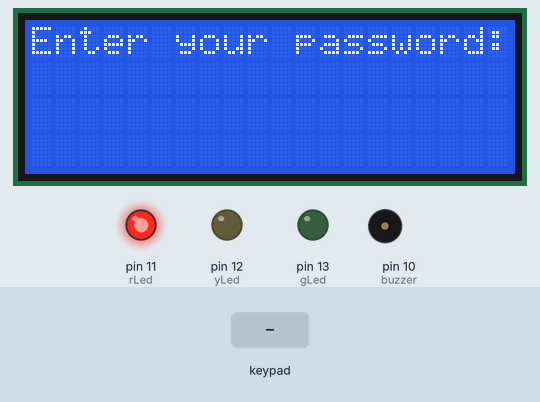
The sketch below on a simulated Arduino Uno, built with avr-gcc and run on an emulated ATmega328P. Parts: 20×4 character LCD, output pins drawn as LEDs (lit = HIGH), buzzer (waves = sounding). Inputs (shaded band) come from the test bench. EEPROM starts erased.

Above: at 5.3 s.
5.4 s: keypad keys 9 8 7 6 pressed 0.4 s apart
At 8.3 s:
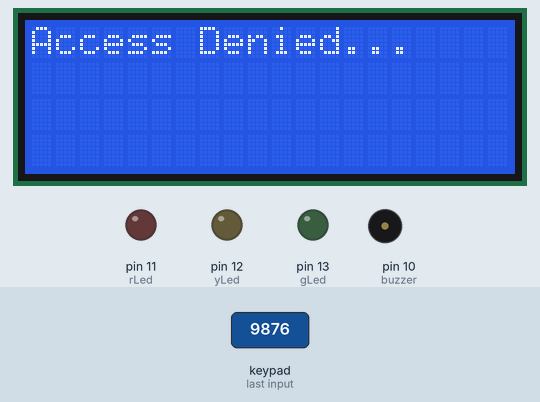
8.5 s: key '#' pressed
11.5 s: keypad keys 9 8 7 6 # pressed 0.4 s apart
At 14.0 s:
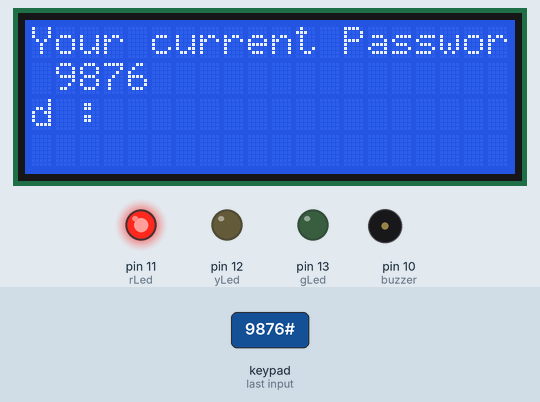
15.0 s: key 'A' pressed
18.0 s: key 'B' pressed
At 19.9 s:
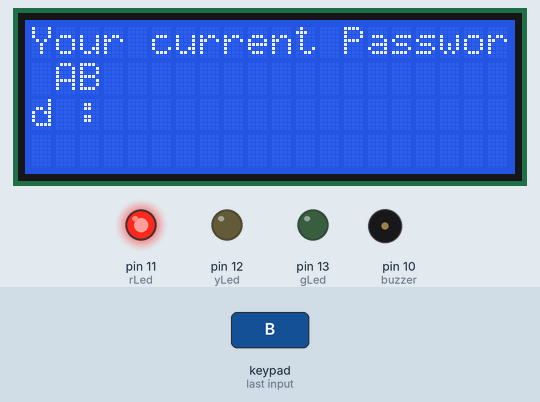
21.0 s: key 'C' pressed
At 21.7 s:
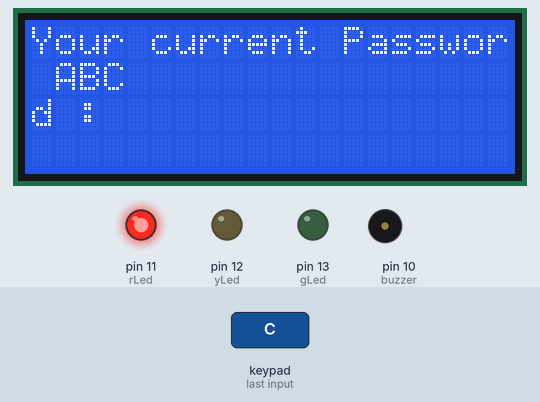
Timing chart, 0 to 23.5 s (numbered marks = the images above; inputs shaded):
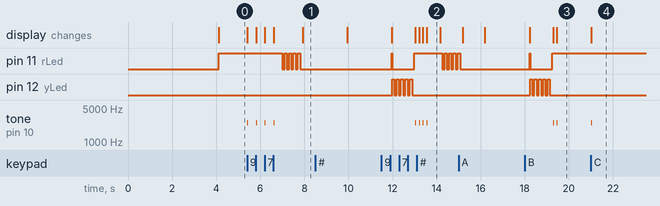

Measured:
- after the input at 5.4 s, pin 11 (rLed): alternates HIGH for 0.10 s and LOW for 0.10 s, 9 changes in all, then stays LOW, starting after 1.6 s; tone on pin 10 (buzzer): alternates 2500 Hz for 0.05 s and silent for 0.35 s, 8 changes in all, then stays silent, starting at once; the display: first changes at once (image 1 shows a later state)
- after the input at 11.5 s, tone on pin 10 (buzzer): alternates 2500 Hz for 0.05 s and silent for 0.12 s, 8 changes in all, then stays silent, starting after 1.5 s
- after the input at 18.0 s, the display: first differs from a run without the input after 1.5 s (image 3)
- after the input at 21.0 s, tone on pin 10 (buzzer): silent → 2500 Hz at once, → silent 0.05 s later; the display: changes at once (image 4)
- by itself, pin 12 (yLed): alternates HIGH for 0.10 s and LOW for 0.10 s, 10 changes in all, then stays LOW
- what the display in image 2 shows lasts 0.7 s, from 13.5 s to 14.2 s

The sketch:

keypad_new.ino
```cpp
#include <Wire.h>
#include <LiquidCrystal_I2C.h>
#include <Keypad.h>
#include <EEPROM.h>

byte rowpins[4] = {9,8,7,6};
byte colpins[4] = {5,4,3,2};

char password[4]; // stores entered password
char pass[4],pass1[4]; // stores initial password and changed password
char key=0; // stores keypad input
char keys[4][4]={
  {'1','2','3','A'},
  {'4','5','6','B'},
  {'7','8','9','C'},
  {'*','0','#','D'}
  };

int i=0;
int gLed = 13;
int yLed =12;
int rLed =11;
int buzzer = 10;
int toneVal;

float sinVal;

Keypad pad=Keypad(makeKeymap(keys),rowpins,colpins,4,4);
LiquidCrystal_I2C lcd (0x3F,20,4);
void setup() {
  pinMode(gLed,OUTPUT);
  pinMode(yLed,OUTPUT);
  pinMode(rLed,OUTPUT);
  pinMode(buzzer,OUTPUT);
  lcd.init();
  lcd.backlight();
  lcd.setCursor(5,1);
  lcd.print("ELECTRONIC");
  lcd.setCursor(6,2);
  lcd.print("Door-Lock");
  delay(4000);
  lcd.clear();
  lcd.setCursor(0,0);
  lcd.print("Enter your password: ");
  lcd.setCursor(3,1);
  for (int x=0;x<4;x++){
    EEPROM.write(x+50,x); // set the initial password "1234"
  }
  for (int y=0 ; y<4 ;y++){
    pass[y]=EEPROM.read(y);  // get the initial password to pass array
  }

}

void loop() {
  digitalWrite(rLed,HIGH);  // Initially red light on
  key = pad.getKey();
  if (key == '#')
    change();
  if (key){
    password[i++]=key;
    lcd.print(key);
    siren();
  }
  if (i==4){
    delay(200);
    for (int x=0;x<4;x++){
      pass[x]=EEPROM.read(x);
  }
    if (!(strncmp(password,pass,4))){
      blinkLed(rLed);
      blinkLed(gLed);
      digitalWrite(gLed,HIGH);
      lcd.clear();
      lcd.setCursor(1,0);
      lcd.print("Password Accepted ");
      lcd.setCursor(0,1);
      lcd.print("Door Opened");
      delay(2000);
      enter();
      i=0;
    }else{
      blinkLed(rLed);
      // buzzer
      lcd.clear();
      lcd.print("Access Denied...");
      delay(2000);
      enter();
      i=0;
      //buzzer off
    }
  }
}

// Function to set the leds Blink
void blinkLed(int pin){
  for(int x=0 ; x <5 ;x++){
    digitalWrite(pin,HIGH);
    delay(100);
    digitalWrite(pin,LOW);
    delay(100);
  }
}

// Function to beep

void siren(){
  tone(buzzer,2500);
  delay(50);
  noTone(buzzer);
  delay(50);
}
// Function to enter
void enter(){
  lcd.setCursor(0,0);
  lcd.print("Press # to change");
  delay(2000);
  lcd.clear();
  lcd.print("Enter your password: ");
  digitalWrite(gLed,LOW);
  digitalWrite(rLed,HIGH);
  lcd.setCursor(3,1);
}

// Function to change
void change(){
  digitalWrite(rLed,LOW);
  digitalWrite(gLed,LOW);
  blinkLed(yLed);
  digitalWrite(rLed,HIGH);
  int j=0;
  lcd.clear();
  lcd.print("Your current Password :");
  lcd.setCursor(1,1);
  while (j<4){
    char key1 = pad.getKey();
    if(key1){
      pass1[j++]=key1;
      lcd.print(key1);
      siren();
    }
    key1=0;
  }
  delay(500);
  if (strncmp(pass1,pass,4)){
    lcd.clear();
    lcd.print("Wrong Password ...");
    blinkLed(rLed);
    lcd.setCursor(0,1);
    lcd.print("Try Again ...");
    delay(1000);
  }else{
    j=0;
    lcd.clear();
    lcd.print("Enter New Password:");
    lcd.setCursor(1,1);
    while (j<4){
      char key1=pad.getKey();
      if (key1){
        pass[j++] = key1;
        lcd.print(key1);
        EEPROM.write(j,key1);
        siren();
      }
    }
    blinkLed(yLed);
    digitalWrite(gLed,HIGH);
    lcd.setCursor(0,2);
    lcd.print("Done ! Good to go");
    delay(1000);
  }
  enter();
  key=0;
  i=0;
}
```
